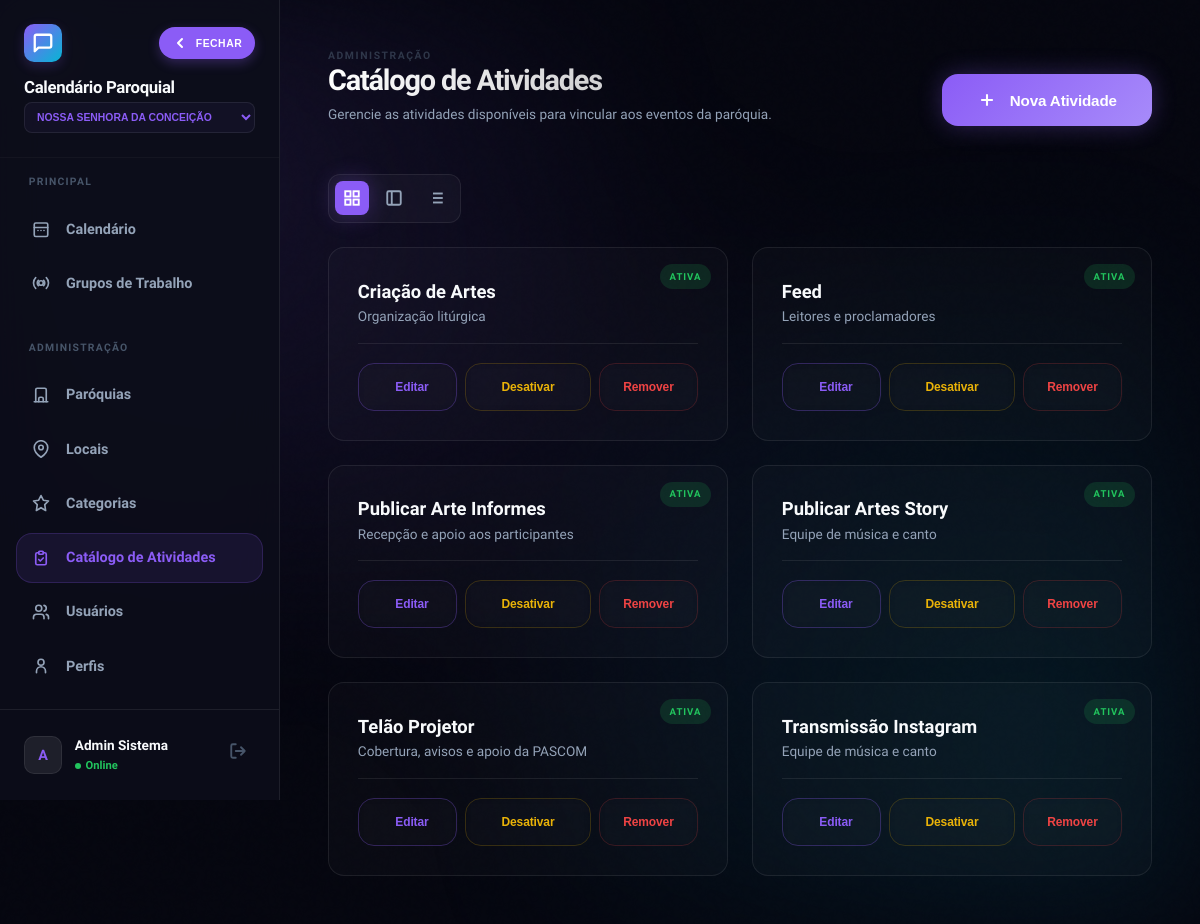
/gerenciar_catalogo.php (signed in), run on the app's committed database.
### tables this page shows
CREATE TABLE `atividades_catalogo` (
  `id` int(10) unsigned NOT NULL AUTO_INCREMENT,
  `paroquia_id` int(10) unsigned NOT NULL,
  `nome` varchar(150) NOT NULL,
  `descricao` text DEFAULT NULL,
  `ativo` tinyint(1) NOT NULL DEFAULT 1,
  PRIMARY KEY (`id`),
  UNIQUE KEY `paroquia_id` (`paroquia_id`,`nome`),
  CONSTRAINT `fk_catalogo_paroquia` FOREIGN KEY (`paroquia_id`) REFERENCES `paroquias` (`id`) ON DELETE CASCADE
);

### functions.php (called while the page is built, shortened)
<?php
require_once __DIR__ . '/config.php';
function current_paroquia_id(): int {
    return (int)($_SESSION['paroquia_id'] ?? 0);
}
?>

### config.php (called while the page is built, shortened)
<?php
function h(mixed $v): string {
    return htmlspecialchars((string)($v ?? ''), ENT_QUOTES, 'UTF-8');
}
?>

### gerenciar_catalogo.php (the view, shortened to what this page needs)
<?php
require_once 'functions.php';
$pid = current_paroquia_id();
$items = $conn->query("SELECT * FROM atividades_catalogo WHERE paroquia_id = $pid ORDER BY ativo DESC, nome ASC");
?>
<!DOCTYPE html>
<html lang="pt-BR">
<head>
    <link rel="stylesheet" href="style.css?v=2.4.5"
        <link rel="stylesheet" href="css/responsive.css?v=2.4.5">
</head>
<body>
    <div class="bg-mesh"></div>
    <div class="app-shell">
        <?php include 'sidebar.php'; ?>
        <main class="main-content">
            <header class="header-stack animate-in">
                <div>
                    <p style="font-size: 0.65rem; font-weight: 800; opacity: 0.6; letter-spacing: 0.15em; color: var(--text-ghost);">ADMINISTRAÇÃO</p>
                    <h1 class="gradient-text">Catálogo de Atividades</h1>
                    <p style="font-size: 0.85rem; color: var(--text-dim); margin-top: 0.5rem;">
                        Gerencie as atividades disponíveis para vincular aos eventos da paróquia.
                    </p>
                </div>
                <button onclick="openModal()" class="btn btn-primary shimmer">
                    <svg width="20" height="20" viewBox="0 0 24 24" fill="none" stroke="currentColor" stroke-width="2.5"><line x1="12" y1="5" x2="12" y2="19"></line><line x1="5" y1="12" x2="19" y2="12"></line></svg>
                    Nova Atividade
                </button>
            </header>
            <div class="view-controls animate-in" style="animation-delay: 0.05s;">
                <button onclick="setView('grid')" id="btn-grid" class="view-btn active" title="Grande">
                    <svg width="18" height="18" viewBox="0 0 24 24" fill="none" stroke="currentColor" stroke-width="2.5"><rect x="3" y="3" width="7" height="7"/><rect x="14" y="3" width="7" height="7"/><rect x="14" y="14" width="7" height="7"/><rect x="3" y="14" width="7" height="7"/></svg>
                </button>
                <button onclick="setView('compact')" id="btn-compact" class="view-btn" title="Média">
                    <svg width="18" height="18" viewBox="0 0 24 24" fill="none" stroke="currentColor" stroke-width="2.5"><rect x="3" y="3" width="18" height="18" rx="2" ry="2"/><line x1="9" y1="3" x2="9" y2="21"/></svg>
                </button>
                <button onclick="setView('list')" id="btn-list" class="view-btn" title="Lista">
                </button>
            </div>
            <div class="catalog-grid animate-in" id="dataContainer" style="animation-delay: 0.1s;">
                <?php if ($items && $items->num_rows > 0): ?>
                    <?php while ($item = $items->fetch_assoc()): ?>
                    <article class="glass-card catalog-card <?= $item['ativo'] ? '' : 'inactive' ?>">
                        <span class="card-status <?= $item['ativo'] ? 'active' : 'inactive' ?>">
                            <?= $item['ativo'] ? 'Ativa' : 'Inativa' ?>
                        </span>
                        <div>
                            <div class="card-name"><?= h($item['nome']) ?></div>
                            <?php if (!empty($item['descricao'])): ?>
                                <div class="card-desc"><?= h($item['descricao']) ?></div>
                            <?php endif; ?>
                        </div>
                        <div class="card-actions">
                            <button
                                type="button"
                                class="btn btn-ghost btn-edit"
                                data-id="<?= htmlspecialchars($item['id'], ENT_QUOTES, 'UTF-8') ?>"
                                data-nome="<?= htmlspecialchars($item['nome'], ENT_QUOTES, 'UTF-8') ?>"
                                data-descricao="<?= htmlspecialchars($item['descricao'], ENT_QUOTES, 'UTF-8') ?>"
                                style="flex: 1; font-size: 0.75rem; border-color: rgba(var(--primary-rgb), 0.3); color: var(--primary); cursor: pointer;"
                                onclick="editByData(this)"
                            >
                                Editar
                            </button>
                            <?php if ($item['ativo']): ?>
                            <form method="POST" style="flex: 1; margin: 0;">
                                <button type="button" class="btn btn-ghost" style="width: 100%; color: #eab308; font-size: 0.75rem; border-color: rgba(234, 179, 8, 0.2); cursor: pointer;" onclick="return confirmForm(this, 'Desativar temporariamente esta atividade?')">
                                    Desativar
                                </button>
                            </form>
                            <?php endif; ?>
                            <button type="button" class="btn btn-ghost" style="flex: 1; margin: 0; color: #ef4444; font-size: 0.75rem; border-color: rgba(239, 68, 68, 0.2); cursor: pointer;" onclick="confirmDelete(<?= $item['id'] ?>)">
                                Remover
                            </button>
                        </div>
                    </article>
                    <?php endwhile; ?>
                <?php endif; ?>
            </div>
        </main>
    </div>
</body>
</html>

### style.css (style rules this page uses)
:root { --bg: #05060f; --bg-darker: #020308; --panel: rgba(255, 255, 255, 0.03); --panel-hi: rgba(255, 255, 255, 0.08); --border: rgba(255, 255, 255, 0.08); --border-hi: rgba(255, 255, 255, 0.15); --primary: #8b5cf6; --primary-rgb: 139, 92, 246; --accent: #06b6d4; --accent-rgb: 6, 182, 212; --text: #f8fafc; --text-dim: #94a3b8; --text-ghost: #475569; --sh-lg: 0 25px 50px -12px rgba(0, 0, 0, 0.7); --sh-primary: 0 0 25px rgba(var(--primary-rgb), 0.3); --sh-accent: 0 0 25px rgba(var(--accent-rgb), 0.3); --r-md: 16px; --r-lg: 28px; --anim: 0.4s cubic-bezier(0.16, 1, 0.3, 1); }
*, *::before, *::after { box-sizing: border-box; margin: 0; padding: 0; outline: none; }
body { font-family: 'Plus Jakarta Sans', 'Outfit', sans-serif; background: var(--bg); color: var(--text); line-height: 1.6; -webkit-font-smoothing: antialiased; min-height: 100vh; overflow-x: hidden; }
.glass-card { background: rgba(255, 255, 255, 0.02); border: 1px solid var(--border); border-radius: var(--r-md); transition: all var(--anim); position: relative; overflow: hidden; }
.glass-card::after { content: ''; position: absolute; inset: 0; background: radial-gradient(circle at top right, rgba(var(--primary-rgb), 0.05), transparent 60%); opacity: 0; transition: opacity var(--anim); pointer-events: none; }
.bg-mesh { position: fixed; inset: 0; z-index: -2; background: var(--bg); overflow: hidden; }
.bg-mesh::after { content: ''; position: absolute; inset: 0; background: radial-gradient(circle at 15% 20%, rgba(var(--primary-rgb), 0.12) 0%, transparent 40%), radial-gradient(circle at 85% 80%, rgba(var(--accent-rgb), 0.1) 0%, transparent 45%), radial-gradient(circle at 50% 50%, rgba(139, 92, 246, 0.03) 0%, transparent 50%); filter: blur(60px); }
.bg-mesh::before { content: ''; position: absolute; width: 100%; height: 100%; opacity: 0.02; mix-blend-mode: overlay; pointer-events: none; }
.btn { display: inline-flex; align-items: center; justify-content: center; gap: 0.8rem; padding: 1rem 2.2rem; border-radius: var(--r-md); font-weight: 700; border: none; cursor: pointer; transition: all var(--anim); text-decoration: none; font-size: 0.95rem; letter-spacing: -0.01em; }
.btn-primary { background: linear-gradient(135deg, var(--primary), #a78bfa); color: #fff; box-shadow: var(--sh-primary); position: relative; overflow: hidden; }
.btn-primary::before { content: ''; position: absolute; top: 0; left: -100%; width: 100%; height: 100%; background: linear-gradient(90deg, transparent, rgba(255,255,255,0.2), transparent); transition: 0.5s; }
.btn-ghost { background: transparent; color: var(--text); border: 1px solid var(--border); backdrop-filter: blur(5px); }
.animate-in { animation: fluidEntrance 0.8s var(--anim) forwards; }
h1 { font-size: clamp(1.8rem, 6vw, 2.4rem); font-weight: 900; letter-spacing: -0.04em; line-height: 1.1; }
.gradient-text { background: linear-gradient(to right, #fff, rgba(255,255,255,0.7)); -webkit-background-clip: text; background-clip: text; -webkit-text-fill-color: transparent; }
.shimmer { position: relative; overflow: hidden; }
.shimmer::after { content: ''; position: absolute; inset: 0; transform: translateX(-100%); background: linear-gradient(90deg, transparent, rgba(255,255,255,0.1), transparent); animation: shimmer-anim 2.5s infinite; }

### sidebar.php (style rules this page uses)
:root { --sidebar-w: 280px; }
body { font-family: 'Plus Jakarta Sans', 'Outfit', sans-serif; background: var(--bg); color: var(--text); line-height: 1.6; -webkit-font-smoothing: antialiased; min-height: 100vh; overflow-x: hidden !important; width: 100%; touch-action: manipulation; }

### data on the page
atividades_catalogo: ativo "ATIVA", nome "Criação de Artes", descricao "Organização litúrgica"
atividades_catalogo: ativo "ATIVA", nome "Feed", descricao "Leitores e proclamadores"
atividades_catalogo: ativo "ATIVA", nome "Publicar Arte Informes", descricao "Recepção e apoio aos participantes"
atividades_catalogo: ativo "ATIVA", nome "Publicar Artes Story", descricao "Equipe de música e canto"
atividades_catalogo: ativo "ATIVA", nome "Telão Projetor", descricao "Cobertura, avisos e apoio da PASCOM"
atividades_catalogo: ativo "ATIVA", nome "Transmissão Instagram", descricao "Equipe de música e canto"

### other printed values
$initials "A"
$nome "Admin Sistema"
form field value "Nossa Senhora da Conceição"
